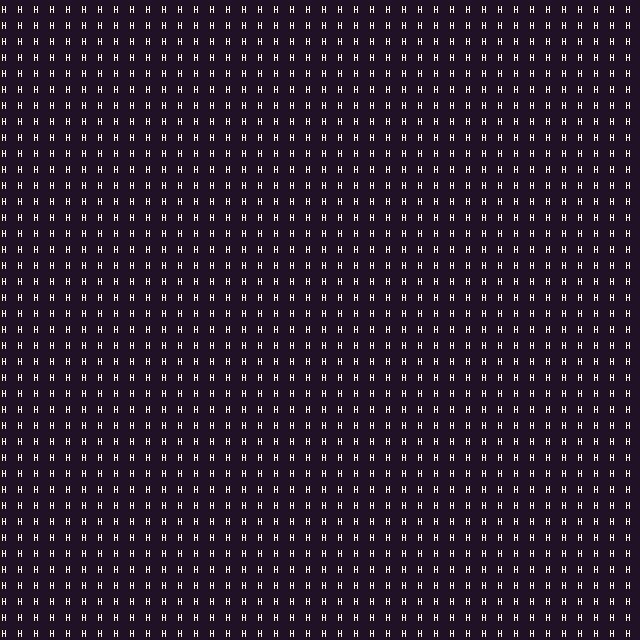

This is a level from a 2D game, rendered from its Tiled map with the project's own tilesets. A one-line summary and the complete map file follow:
An orthogonal 40x40 tile map with 16x16 px tiles, 1 tile layer (prototype).

<map version="1.10" tiledversion="1.10.2" orientation="orthogonal" renderorder="right-down" width="40" height="40" tilewidth="16" tileheight="16" infinite="0" nextlayerid="9" nextobjectid="1">
 <tileset firstgid="1" source="FaerieForest_PetricakeGamesTSX.tsx" />
 <layer id="1" name="prototype" width="40" height="40">
  <data encoding="csv">
163,163,163,163,163,163,163,163,163,163,163,163,163,163,163,163,163,163,163,163,163,163,163,163,163,163,163,163,163,163,163,163,163,163,163,163,163,163,163,163,
163,163,163,163,163,163,163,163,163,163,163,163,163,163,163,163,163,163,163,163,163,163,163,163,163,163,163,163,163,163,163,163,163,163,163,163,163,163,163,163,
163,163,163,163,163,163,163,163,163,163,163,163,163,163,163,163,163,163,163,163,163,163,163,163,163,163,163,163,163,163,163,163,163,163,163,163,163,163,163,163,
163,163,163,163,163,163,163,163,163,163,163,163,163,163,163,163,163,163,163,163,163,163,163,163,163,163,163,163,163,163,163,163,163,163,163,163,163,163,163,163,
163,163,163,163,163,163,163,163,163,163,163,163,163,163,163,163,163,163,163,163,163,163,163,163,163,163,163,163,163,163,163,163,163,163,163,163,163,163,163,163,
163,163,163,163,163,163,163,163,163,163,163,163,163,163,163,163,163,163,163,163,163,163,163,163,163,163,163,163,163,163,163,163,163,163,163,163,163,163,163,163,
163,163,163,163,163,163,163,163,163,163,163,163,163,163,163,163,163,163,163,163,163,163,163,163,163,163,163,163,163,163,163,163,163,163,163,163,163,163,163,163,
163,163,163,163,163,163,163,163,163,163,163,163,163,163,163,163,163,163,163,163,163,163,163,163,163,163,163,163,163,163,163,163,163,163,163,163,163,163,163,163,
163,163,163,163,163,163,163,163,163,163,163,163,163,163,163,163,163,163,163,163,163,163,163,163,163,163,163,163,163,163,163,163,163,163,163,163,163,163,163,163,
163,163,163,163,163,163,163,163,163,163,163,163,163,163,163,163,163,163,163,163,163,163,163,163,163,163,163,163,163,163,163,163,163,163,163,163,163,163,163,163,
163,163,163,163,163,163,163,163,163,163,163,163,163,163,163,163,163,163,163,163,163,163,163,163,163,163,163,163,163,163,163,163,163,163,163,163,163,163,163,163,
163,163,163,163,163,163,163,163,163,163,163,163,163,163,163,163,163,163,163,163,163,163,163,163,163,163,163,163,163,163,163,163,163,163,163,163,163,163,163,163,
163,163,163,163,163,163,163,163,163,163,163,163,163,163,163,163,163,163,163,163,163,163,163,163,163,163,163,163,163,163,163,163,163,163,163,163,163,163,163,163,
163,163,163,163,163,163,163,163,163,163,163,163,163,163,163,163,163,163,163,163,163,163,163,163,163,163,163,163,163,163,163,163,163,163,163,163,163,163,163,163,
163,163,163,163,163,163,163,163,163,163,163,163,163,163,163,163,163,163,163,163,163,163,163,163,163,163,163,163,163,163,163,163,163,163,163,163,163,163,163,163,
163,163,163,163,163,163,163,163,163,163,163,163,163,163,163,163,163,163,163,163,163,163,163,163,163,163,163,163,163,163,163,163,163,163,163,163,163,163,163,163,
163,163,163,163,163,163,163,163,163,163,163,163,163,163,163,163,163,163,163,163,163,163,163,163,163,163,163,163,163,163,163,163,163,163,163,163,163,163,163,163,
163,163,163,163,163,163,163,163,163,163,163,163,163,163,163,163,163,163,163,163,163,163,163,163,163,163,163,163,163,163,163,163,163,163,163,163,163,163,163,163,
163,163,163,163,163,163,163,163,163,163,163,163,163,163,163,163,163,163,163,163,163,163,163,163,163,163,163,163,163,163,163,163,163,163,163,163,163,163,163,163,
163,163,163,163,163,163,163,163,163,163,163,163,163,163,163,163,163,163,163,163,163,163,163,163,163,163,163,163,163,163,163,163,163,163,163,163,163,163,163,163,
163,163,163,163,163,163,163,163,163,163,163,163,163,163,163,163,163,163,163,163,163,163,163,163,163,163,163,163,163,163,163,163,163,163,163,163,163,163,163,163,
163,163,163,163,163,163,163,163,163,163,163,163,163,163,163,163,163,163,163,163,163,163,163,163,163,163,163,163,163,163,163,163,163,163,163,163,163,163,163,163,
163,163,163,163,163,163,163,163,163,163,163,163,163,163,163,163,163,163,163,163,163,163,163,163,163,163,163,163,163,163,163,163,163,163,163,163,163,163,163,163,
163,163,163,163,163,163,163,163,163,163,163,163,163,163,163,163,163,163,163,163,163,163,163,163,163,163,163,163,163,163,163,163,163,163,163,163,163,163,163,163,
163,163,163,163,163,163,163,163,163,163,163,163,163,163,163,163,163,163,163,163,163,163,163,163,163,163,163,163,163,163,163,163,163,163,163,163,163,163,163,163,
163,163,163,163,163,163,163,163,163,163,163,163,163,163,163,163,163,163,163,163,163,163,163,163,163,163,163,163,163,163,163,163,163,163,163,163,163,163,163,163,
163,163,163,163,163,163,163,163,163,163,163,163,163,163,163,163,163,163,163,163,163,163,163,163,163,163,163,163,163,163,163,163,163,163,163,163,163,163,163,163,
163,163,163,163,163,163,163,163,163,163,163,163,163,163,163,163,163,163,163,163,163,163,163,163,163,163,163,163,163,163,163,163,163,163,163,163,163,163,163,163,
163,163,163,163,163,163,163,163,163,163,163,163,163,163,163,163,163,163,163,163,163,163,163,163,163,163,163,163,163,163,163,163,163,163,163,163,163,163,163,163,
163,163,163,163,163,163,163,163,163,163,163,163,163,163,163,163,163,163,163,163,163,163,163,163,163,163,163,163,163,163,163,163,163,163,163,163,163,163,163,163,
163,163,163,163,163,163,163,163,163,163,163,163,163,163,163,163,163,163,163,163,163,163,163,163,163,163,163,163,163,163,163,163,163,163,163,163,163,163,163,163,
163,163,163,163,163,163,163,163,163,163,163,163,163,163,163,163,163,163,163,163,163,163,163,163,163,163,163,163,163,163,163,163,163,163,163,163,163,163,163,163,
163,163,163,163,163,163,163,163,163,163,163,163,163,163,163,163,163,163,163,163,163,163,163,163,163,163,163,163,163,163,163,163,163,163,163,163,163,163,163,163,
163,163,163,163,163,163,163,163,163,163,163,163,163,163,163,163,163,163,163,163,163,163,163,163,163,163,163,163,163,163,163,163,163,163,163,163,163,163,163,163,
163,163,163,163,163,163,163,163,163,163,163,163,163,163,163,163,163,163,163,163,163,163,163,163,163,163,163,163,163,163,163,163,163,163,163,163,163,163,163,163,
163,163,163,163,163,163,163,163,163,163,163,163,163,163,163,163,163,163,163,163,163,163,163,163,163,163,163,163,163,163,163,163,163,163,163,163,163,163,163,163,
163,163,163,163,163,163,163,163,163,163,163,163,163,163,163,163,163,163,163,163,163,163,163,163,163,163,163,163,163,163,163,163,163,163,163,163,163,163,163,163,
163,163,163,163,163,163,163,163,163,163,163,163,163,163,163,163,163,163,163,163,163,163,163,163,163,163,163,163,163,163,163,163,163,163,163,163,163,163,163,163,
163,163,163,163,163,163,163,163,163,163,163,163,163,163,163,163,163,163,163,163,163,163,163,163,163,163,163,163,163,163,163,163,163,163,163,163,163,163,163,163,
163,163,163,163,163,163,163,163,163,163,163,163,163,163,163,163,163,163,163,163,163,163,163,163,163,163,163,163,163,163,163,163,163,163,163,163,163,163,163,163
</data>
 </layer>
</map>
